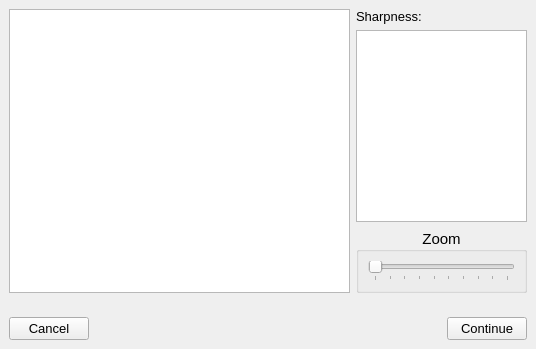
                 <widget class="QWidget" name="focusStep1">
                  <layout class="QVBoxLayout" name="verticalLayout_13">
                   <property name="leftMargin">
                    <number>0</number>
                   </property>
                   <property name="topMargin">
                    <number>0</number>
                   </property>
                   <property name="rightMargin">
                    <number>0</number>
                   </property>
                   <property name="bottomMargin">
                    <number>0</number>
                   </property>
                   <item>
                    <widget class="QWidget" name="focusStep1Main" native="true">
                     <property name="sizePolicy">
                      <sizepolicy hsizetype="Preferred" vsizetype="Preferred">
                       <horstretch>0</horstretch>
                       <verstretch>8</verstretch>
                      </sizepolicy>
                     </property>
                     <layout class="QGridLayout" name="gridLayout_8">
                      <item row="0" column="0">
                       <widget class="QGraphicsView" name="focusView">
                        <property name="sizePolicy">
                         <sizepolicy hsizetype="Expanding" vsizetype="Expanding">
                          <horstretch>2</horstretch>
                          <verstretch>0</verstretch>
                         </sizepolicy>
                        </property>
                       </widget>
                      </item>
                      <item row="0" column="1">
                       <widget class="QWidget" name="focusStep1Zooms" native="true">
                        <property name="sizePolicy">
                         <sizepolicy hsizetype="Preferred" vsizetype="Preferred">
                          <horstretch>1</horstretch>
                          <verstretch>0</verstretch>
                         </sizepolicy>
                        </property>
                        <layout class="QVBoxLayout" name="verticalLayout_15">
                         <property name="leftMargin">
                          <number>0</number>
                         </property>
                         <property name="topMargin">
                          <number>0</number>
                         </property>
                         <property name="rightMargin">
                          <number>0</number>
                         </property>
                         <property name="bottomMargin">
                          <number>0</number>
                         </property>
                         <item>
                          <widget class="QLabel" name="focusStep1Sharpness">
                           <property name="font">
                            <font>
                             <pointsize>10</pointsize>
                            </font>
                           </property>
                           <property name="text">
                            <string>Sharpness:</string>
                           </property>
                          </widget>
                         </item>
                         <item>
                          <widget class="QGraphicsView" name="focusStep1Zoom1View">
                           <property name="sizePolicy">
                            <sizepolicy hsizetype="Expanding" vsizetype="Expanding">
                             <horstretch>0</horstretch>
                             <verstretch>0</verstretch>
                            </sizepolicy>
                           </property>
                          </widget>
                         </item>
                         <item>
                          <widget class="QGroupBox" name="zoombox">
                           <property name="font">
                            <font>
                             <pointsize>11</pointsize>
                            </font>
                           </property>
                           <property name="title">
                            <string>Zoom</string>
                           </property>
                           <property name="alignment">
                            <set>Qt::AlignCenter</set>
                           </property>
                           <layout class="QHBoxLayout" name="horizontalLayout_31">
                            <item>
                             <widget class="QSlider" name="focusZoomFactor">
                              <property name="cursor">
                               <cursorShape>PointingHandCursor</cursorShape>
                              </property>
                              <property name="minimum">
                               <number>1</number>
                              </property>
                              <property name="maximum">
                               <number>10</number>
                              </property>
                              <property name="value">
                               <number>1</number>
                              </property>
                              <property name="sliderPosition">
                               <number>1</number>
                              </property>
                              <property name="orientation">
                               <enum>Qt::Horizontal</enum>
                              </property>
                              <property name="tickPosition">
                               <enum>QSlider::TicksBelow</enum>
                              </property>
                              <property name="tickInterval">
                               <number>1</number>
                              </property>
                             </widget>
                            </item>
                           </layout>
                          </widget>
                         </item>
                        </layout>
                       </widget>
                      </item>
                     </layout>
                    </widget>
                   </item>
                   <item>
                    <widget class="QWidget" name="focusStep1Bar" native="true">
                     <property name="sizePolicy">
                      <sizepolicy hsizetype="Preferred" vsizetype="Preferred">
                       <horstretch>0</horstretch>
                       <verstretch>1</verstretch>
                      </sizepolicy>
                     </property>
                     <layout class="QHBoxLayout" name="horizontalLayout_10">
                      <item>
                       <widget class="QPushButton" name="focusCancelButton">
                        <property name="font">
                         <font>
                          <pointsize>10</pointsize>
                         </font>
                        </property>
                        <property name="text">
                         <string>Cancel</string>
                        </property>
                       </widget>
                      </item>
                      <item>
                       <spacer name="horizontalSpacer_9">
                        <property name="orientation">
                         <enum>Qt::Horizontal</enum>
                        </property>
                        <property name="sizeHint" stdset="0">
                         <size>
                          <width>296</width>
                          <height>20</height>
                         </size>
                        </property>
                       </spacer>
                      </item>
                      <item>
                       <widget class="QPushButton" name="focusContinueButton">
                        <property name="sizePolicy">
                         <sizepolicy hsizetype="Minimum" vsizetype="Fixed">
                          <horstretch>0</horstretch>
                          <verstretch>0</verstretch>
                         </sizepolicy>
                        </property>
                        <property name="font">
                         <font>
                          <pointsize>10</pointsize>
                         </font>
                        </property>
                        <property name="text">
                         <string>Continue</string>
                        </property>
                       </widget>
                      </item>
                     </layout>
                    </widget>
                   </item>
                  </layout>
                 </widget>
